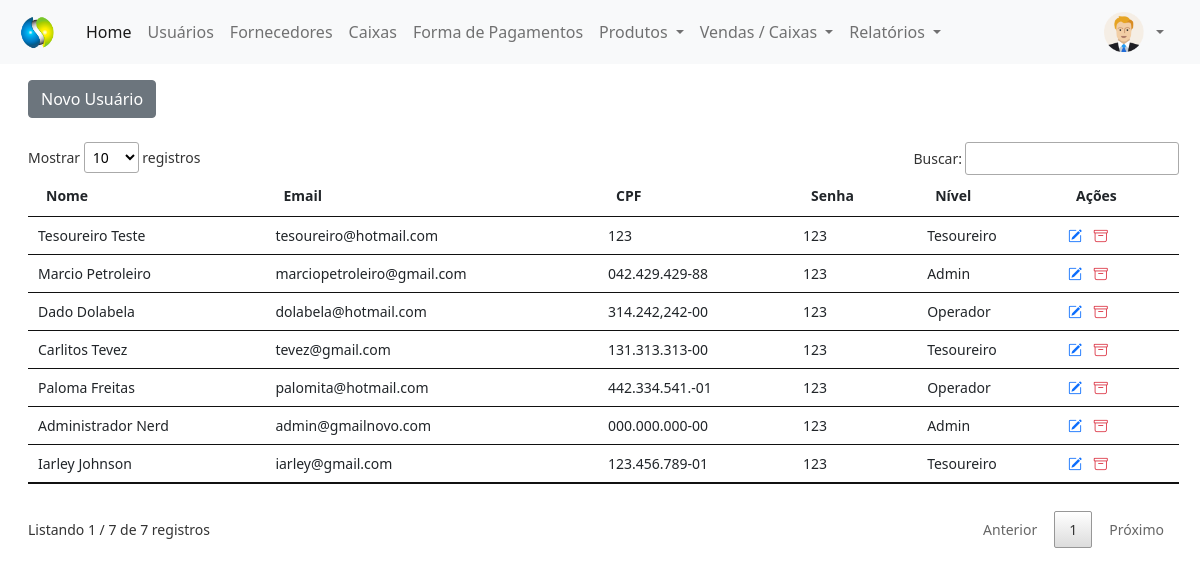
Screenshot of /painel-adm/index.php?pagina=usuarios (signed in) with the database file from the repository.
### tables this page shows
CREATE TABLE `usuarios` (
  `id` int(11) NOT NULL,
  `nome` varchar(80) NOT NULL,
  `email` varchar(80) NOT NULL,
  `cpf` varchar(15) NOT NULL,
  `senha` varchar(20) NOT NULL,
  `nivel` varchar(20) NOT NULL
);

### painel-adm/usuarios.php (the view, shortened to what this page needs)
<?php
require_once('../conexao.php');
$pag = 'usuarios';
?>
<!DOCTYPE html>
<html lang="en">
<head>
</head>
<body>
    <a href="index.php?pagina=<?php echo $pag; ?>&funcao=novo" type="button" class="btn btn-secondary mt-2">Novo Usuário</a>
    <div class="mt-4" style="margin-right: 25px">
        <?php
        $query_tab = $pdo->query("SELECT * FROM usuarios order by id desc");
        $res_tab = $query_tab->fetchAll(PDO::FETCH_ASSOC);
        $total_reg_tab = @count($res_tab);
        if ($total_reg_tab > 0) {
        ?>
            <small>
                <table id="usuarios" class="table table-hover my-4" style="width:100%">
                    <thead>
                        <tr>
                            <th>Nome</th>
                            <th>Email</th>
                            <th>CPF</th>
                            <th>Senha</th>
                            <th>Nível</th>
                            <th>Ações</th>
                        </tr>
                    </thead>
                    <tbody>
                        <?php
                        for ($i = 0; $i < $total_reg_tab; $i++) {
                        ?>
                            <tr>
                                <td><?php echo $res_tab[$i]['nome']; ?></td>
                                <td><?php echo $res_tab[$i]['email']; ?></td>
                                <td><?php echo $res_tab[$i]['cpf']; ?></td>
                                <td><?php echo $res_tab[$i]['senha']; ?></td>
                                <td><?php echo $res_tab[$i]['nivel']; ?></td>
                                <td>
                                    <a href="index.php?pagina=<?php echo $pag; ?>&funcao=editar&id=<?php echo $res_tab[$i]['id']; ?>" type="button" title="Editar Registro">
                                        <i class="bi bi-pencil-square text-primary me-2"></i>
                                    </a>
                                    <a href="index.php?pagina=<?php echo $pag; ?>&funcao=deletar&id=<?php echo $res_tab[$i]['id']; ?>" type="button" title="Excluir Registro">
                                        <i class="bi bi-archive text-danger"></i>
                                    </a>
                                </td>
                            </tr>
                        <?php }
                        ?>
                    </tbody>
                </table>
            </small>
        <?php } else {
            echo "Não existem dados para serem exibidos!";
        } ?>
    </div>
</body>
</html>

### painel-adm/index.php (shortened to what this page needs)
<?php
$menu1 = 'home';
$menu2 = 'usuarios';
$menu3 = 'fornecedores';
$menu4 = 'categorias';
$menu5 = 'produtos';
$menu6 = 'compras';
$menu7 = 'caixas';
$menu8 = 'forma_pgtos';
$menu9 = 'vendas';
$menu10 = 'aberturas';
?>
<!DOCTYPE html>
<html lang="en">
<head>
    <link href="https://cdn.jsdelivr.net/npm/bootstrap@5.1.3/dist/css/bootstrap.min.css" rel="stylesheet">
    <link rel="stylesheet" href="https://cdn.jsdelivr.net/npm/bootstrap-icons@1.8.0/font/bootstrap-icons.css">
    <link rel="stylesheet" type="text/css" href="../vendor/DataTables/datatables.min.css">
</head>
<body>
    <nav class="navbar navbar-expand-lg navbar-light bg-light">
        <div class="container-fluid">
            <a class="navbar-brand" href="index.php">
                <img src="../img/logo.png" width="50px">
            </a>
            <div class="collapse navbar-collapse" id="navbarSupportedContent">
                <ul class="navbar-nav me-auto mb-2 mb-lg-0">
                    <li class="nav-item">
                        <a class="nav-link active" aria-current="page" href="index.php?pagina=<?php echo $menu1; ?>">Home</a>
                    </li>
                    <li class="nav-item">
                        <a class="nav-link" href="index.php?pagina=<?php echo $menu2; ?>">Usuários</a>
                    </li>
                    <li class="nav-item">
                        <a class="nav-link" href="index.php?pagina=<?php echo $menu3; ?>">Fornecedores</a>
                    </li>
                    <li class="nav-item">
                        <a class="nav-link" href="index.php?pagina=<?php echo $menu7; ?>">Caixas</a>
                    </li>
                    <li class="nav-item">
                        <a class="nav-link" href="index.php?pagina=<?php echo $menu8; ?>">Forma de Pagamentos</a>
                    </li>
                    <li class="nav-item dropdown">
                        <a class="nav-link dropdown-toggle" href="#" id="navbarDropdown" role="button" data-bs-toggle="dropdown" aria-expanded="false">
                            Produtos
                        </a>
                    </li>
                    <li class="nav-item dropdown">
                        <a class="nav-link dropdown-toggle" href="#" id="navbarDropdown" role="button" data-bs-toggle="dropdown" aria-expanded="false">
                            Vendas / Caixas
                        </a>
                    </li>
                    <li class="nav-item dropdown">
                        <a class="nav-link dropdown-toggle" href="#" id="navbarDropdown" role="button" data-bs-toggle="dropdown" aria-expanded="false">
                            Relatórios
                        </a>
                    </li>
                </ul>
                <div class="d-flex mx-3">
                    <img src="../img/icone-user.png" alt="Usuário" width="40px" height="40px">
                    <div class="collapse navbar-collapse" id="navbarNavDarkDropdown">
                        <ul class="navbar-nav">
                            <li class="nav-item dropdown">
                                <a class="nav-link dropdown-toggle" href="#" id="navbarDarkDropdownMenuLink" role="button" data-bs-toggle="dropdown" aria-expanded="false">
                                </a>
                            </li>
                        </ul>
                    </div>
                </div>
            </div>
        </div>
    </nav>
</body>
<div class="container-fluid mt-2 mx-3">
    <?php
    if (@$_GET['pagina'] == $menu1) {
        require_once($menu1 . '.php');
    } else if (@$_GET['pagina'] == $menu2) {
        require_once($menu2 . '.php');
    } else if (@$_GET['pagina'] == $menu3) {
        require_once($menu3 . '.php');
    } else if (@$_GET['pagina'] == $menu4) {
        require_once($menu4 . '.php');
    } else if (@$_GET['pagina'] == $menu5) {
        require_once($menu5 . '.php');
    } else if (@$_GET['pagina'] == $menu6) {
        require_once($menu6 . '.php');
    } else if (@$_GET['pagina'] == $menu7) {
        require_once($menu7 . '.php');
    } else if (@$_GET['pagina'] == $menu8) {
        require_once($menu8 . '.php');
    } else if (@$_GET['pagina'] == $menu9) {
        require_once($menu9 . '.php');
    } else if (@$_GET['pagina'] == $menu10) {
        require_once($menu10 . '.php');
    }
    else {
        require_once($menu1 . '.php');
    }
    ?>
</div>
</html>

### rows the page displays
usuarios: nome "Tesoureiro Teste", email "tesoureiro@hotmail.com", cpf "123", senha "123", nivel "Tesoureiro"
usuarios: nome "Marcio Petroleiro", email "marciopetroleiro@gmail.com", cpf "042.429.429-88", senha "123", nivel "Admin"
usuarios: nome "Dado Dolabela", email "dolabela@hotmail.com", cpf "314.242,242-00", senha "123", nivel "Operador"
usuarios: nome "Carlitos Tevez", email "tevez@gmail.com", cpf "131.313.313-00", senha "123", nivel "Tesoureiro"
usuarios: nome "Paloma Freitas", email "palomita@hotmail.com", cpf "442.334.541.-01", senha "123", nivel "Operador"
usuarios: nome "Administrador Nerd", email "admin@gmailnovo.com", cpf "000.000.000-00", senha "123", nivel "Admin"
usuarios: nome "Iarley Johnson", email "iarley@gmail.com", cpf "123.456.789-01", senha "123", nivel "Tesoureiro"
